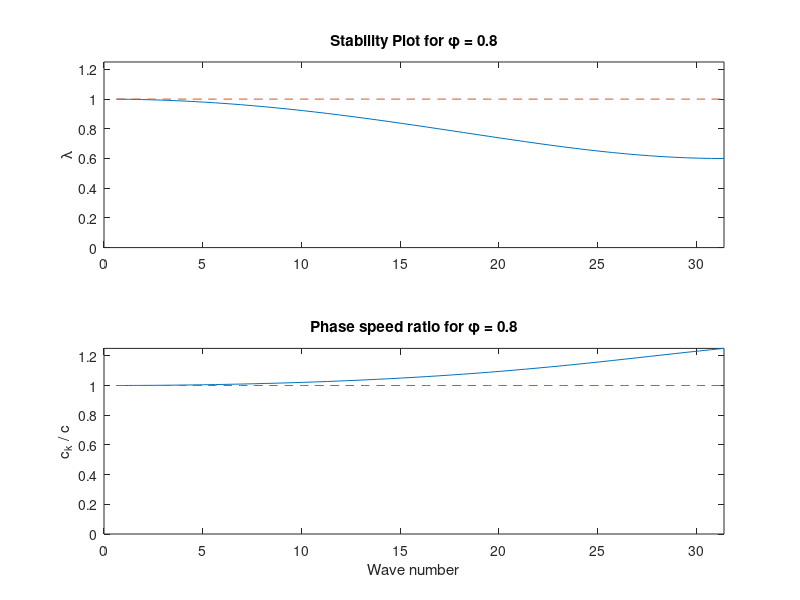

Source code (MATLAB):
%
%   Simple script examining stability and phase speed error in the upwind
%   solution approach to the advection equation.
%
%   Jim Powell, 9 Sept 2024
%
%       c   -   wave speed in advection equation
%       L   -   length of interval
%       J   -   number of sample points (in x)
%       dx  -   delta x =L/J
%       dt  -   discete time step delta t
%       phi -   Courant ration c*dt/dx
%
%   If we assume u_j^n = u( j dx, n dt) = A^n exp(i k*2*pi/L j*dx), the
%   upwind method gives us
%
%           A = 1 -phi + phi exp(-i k*2*pi/L dx)
%           lambda exp(-i omega dt ) = A = 1 - phi + phi (cos(k*2*pi/L dx) - i sin(k*2*pi/L dx) )
%
%   Stability and phase errors can be analyzed via lambda and omega.
%

% set up grids for k to use in plotting
J=100; L=10; dx=L/J; c=1;
% note actual wavenumber khat = 2*pi*k/L = 2*pi*k/J J/L  = 2*pi*k/J 1/dx, 
% where k is the mode number (up to J/2);
khat=2*pi/L*[1:J/2]

[1:J/2]

dx

phi=0.8;

figure
subplot(2,1,1)  % top subplot of two
lambda=abs(1-phi + phi*exp(-i*khat*dx));
plot(khat,lambda, khat, 1+0*khat,'--'), axis([0 max(khat) 0 1.25])
title(['Stability Plot for \phi = ' num2str(phi) ])
ylabel('\lambda')

% now the frequency
dt=phi/c*dx
omega=1/dt*atan2(phi*sin(khat*dx), 1 - phi + phi*cos(khat*dx) )
c_k=omega./khat;  % phase speed of each numerical wave
c_ratio= c_k/c;

subplot(2,1,2)  % bottom subplot of two
plot(khat,c_ratio, khat, 1+0*khat,'--'), axis([0 max(khat) 0 1.25])
title(['Phase speed ratio for \phi = ' num2str(phi) ])
xlabel('Wave number'), ylabel('c_k / c')

